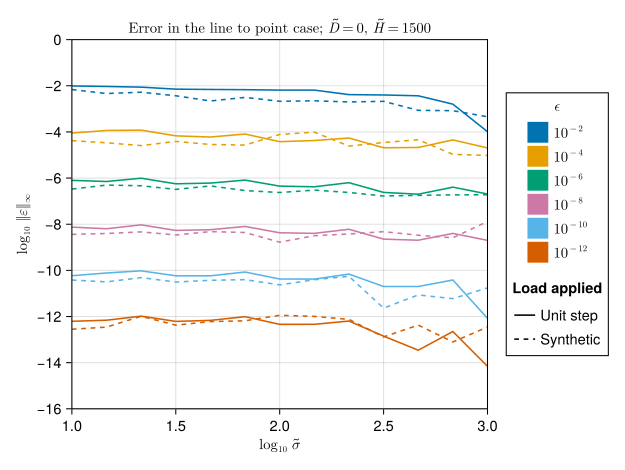

Write the Julia code that produced this figure.
using FiniteLineSource
using FiniteLineSource: LineSource, AsymptoticContainers
using Makie
using CairoMakie

include("error_utils.jl")

function compute_error_Linf_l2p(;σ, ϵ, q_gen, constants, D, H, z, containers)
    sources = [LineSource(x=0., y=0., D=D, H=H), LineSource(x=σ, y=0., D=D, H=H)]
    setup = SegmentToPoint(D=D, H=H, z=z, σ=σ)

    Nt = 8760*20
    q = q_gen.(1:Nt)
    block = prepare_containers(setup, sources, ϵ, Nt, constants, containers, Q=maximum(q));
    Ib = zeros(length(sources), Nt)
    evolve!(Ib, q, block)

    C = convolve_step(q, setup; params=constants, ϵ=ϵ/100)

    err = @. @views abs(Ib[1, :] - C)
    if maximum(err) > ϵ
        @show σ, ϵ, D, H, z
    end
    maximum(err)
end

D = 0.
H = 150.
z = D + H/2

res_step = zeros(length(r̃_range), length(ϵ_range))
res_synth = zeros(length(r̃_range), length(ϵ_range))

containers = AsymptoticContainers(10)

for (i, ϵ) in enumerate(ϵ_range)
    @info "Computing errors for ϵ=$ϵ"
    @. res_step[:, i] = [compute_error_Linf_l2p(σ=σσ*rb, ϵ=ϵ, q_gen=q_step, constants=constants, D=D, H=H, z=z, containers=containers) for σσ in r̃_range]
    @. res_synth[:, i] = [compute_error_Linf_l2p(σ=σσ*rb, ϵ=ϵ, q_gen=q_synth, constants=constants, D=D, H=H, z=z, containers=containers) for σσ in r̃_range]
end

fig = create_error_plot(ϵ_range, r̃_range, res_step, res_synth, title= L"\text{Error in the line to point case}; \ \tilde{D} = %$(Int(D/rb)), \ \tilde{H}=%$(Int(H/rb))")

save("figures/causal/error/l2p_error.pdf", fig)
